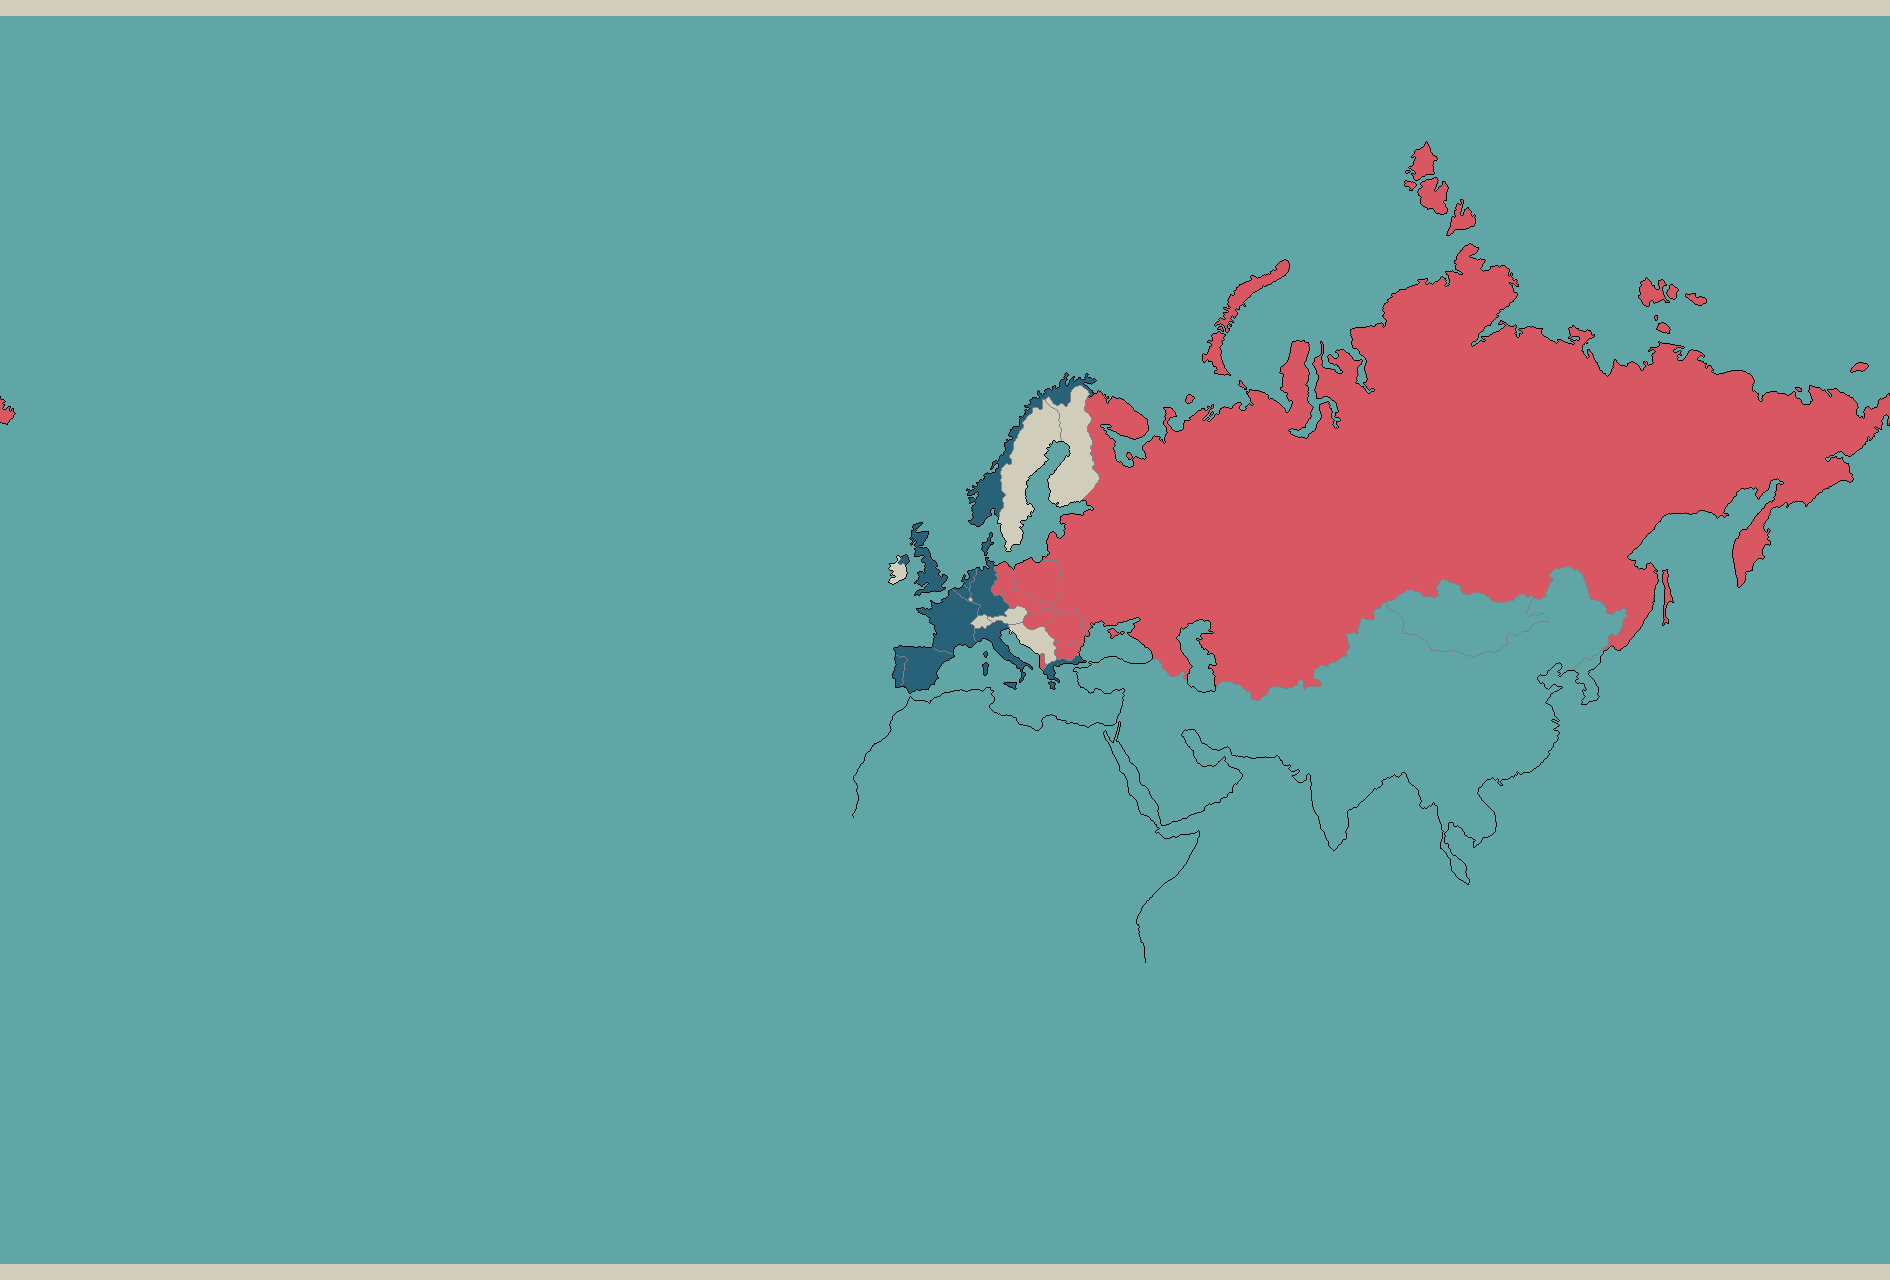

A level layout from a 2D game, rendered from its tile map. Below: a short description, then the map file with its tile-grid data intact:
An orthogonal 1x1 tile map with 1890x1280 px tiles, 1 tile layer (Earth).

<map version="1.9" tiledversion="1.9.0" orientation="orthogonal" renderorder="right-down" width="1" height="1" tilewidth="1890" tileheight="1280" infinite="0" nextlayerid="2" nextobjectid="1">
 <tileset firstgid="1" name="WorldMap" tilewidth="1890" tileheight="1280" tilecount="1" columns="1">
  <image source="WorldMap.png" trans="ff00ff" width="1890" height="1280" />
 </tileset>
 <layer id="1" name="Earth" width="1" height="1">
  <data encoding="csv">
1
</data>
 </layer>
</map>
